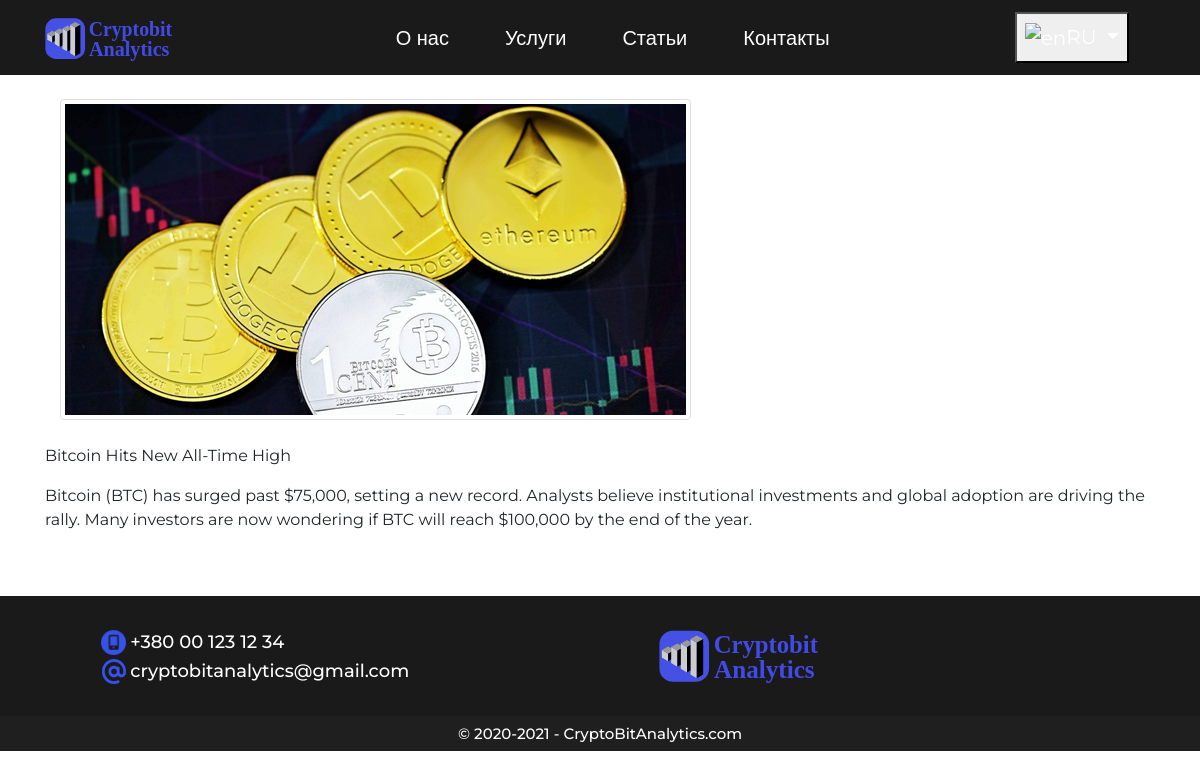
The app's page /website_files/php/RU/includes/single.php?id=1 with its own data.
### tables this page shows
CREATE TABLE `articles` (
  `id` int NOT NULL AUTO_INCREMENT PRIMARY KEY,
  `title` varchar(255) NOT NULL,
  `text` text NOT NULL,
  `image` varchar(255) DEFAULT NULL,
  `date` timestamp NULL DEFAULT CURRENT_TIMESTAMP
);

### website_files/php/RU/includes/db.php (called while the page is built, shortened)
<?php
$dbhost = 'localhost';
$dbname = 'cryptobitanalytics';
$username = 'vale3k';
$password = 'R4n&&P4ss!';
try {
	$db = new PDO("mysql:host=$dbhost; port=3306; dbname=$dbname; charset=utf8", $username, $password,
	[PDO::ATTR_ERRMODE=>PDO::ERRMODE_EXCEPTION]);
} catch (PDOException $e) {
	echo 'Невозможно установить соединение с базой данных' . $e->getMessage();
}
function getArticleById($id) {
	global $db;
	$articles = $db->query("SELECT * FROM articles WHERE `id`=$id;");
	foreach ($articles as $article) {
		return $article;
	}
}
?>

### website_files/php/RU/includes/single.php (the view, shortened to what this page needs)
<?php
require_once($_SERVER['DOCUMENT_ROOT']."/website_files/php/RU/includes/head_and_nav.php");
require($_SERVER['DOCUMENT_ROOT']."/website_files/php/RU/includes/db.php");
$article = getArticleById($_GET['id']);
?>
<link rel="stylesheet" type="text/css" href="http://cryptobitanalytics/website_files/php/RU/includes/single.css">
<section class="Single">
    <div class="container">
        <br>
        <div class="image col-12">
            <img src= <?php echo $article["image"]; ?> class="img-thumbnail">
        </div>
        <br>
        <p class="single-title"><?php echo $article["title"]; ?></p>
        <p class="single-content"><?php echo $article["text"]; ?></p>
    </div>
</section>
<br>
<br>
<?php require($_SERVER['DOCUMENT_ROOT']."/website_files/php/RU/includes/footer.php"); ?>

### website_files/php/RU/includes/head_and_nav.php (shortened to what this page needs)
<!DOCTYPE html>
<html>
<head>
	<link rel="stylesheet" type="text/css" href="website_files/styles/style.css">
	<link rel="stylesheet" href="https://stackpath.bootstrapcdn.com/bootstrap/4.3.1/css/bootstrap.min.css"
>
</head>
<body>
	<header class="sticky-top">
		<nav class="navbar sticky-top navbar-expand-lg navbar-gray-dark bg-gray-dark">
			<a class="navbar-brand " href="index.php">
				<img class="nav-brand" src="svg_images/main_logo.svg" alt="main_logo">
			</a>
			<div class="collapse navbar-collapse mx-auto" id="navbar1">
				<div class="nav-links mx-auto">
					<ul class="navbar-nav">
						<li class="nav-item"><a class="nav-link" href="website_files/php/RU/aboutUs.php">О нас</a></li>
						<li class="nav-item"><a class="nav-link" href="website_files/php/RU/services.php">Услуги</a>
						</li>
						<li class="nav-item"><a class="nav-link" href="website_files/php/RU/articles.php">Статьи</a>
						</li>
						<li class="nav-item"><a class="nav-link" href="website_files/php/RU/contacts.php">Контакты</a>
						</li>
					</ul>
				</div>
				<ul class="navbar-nav" id="dropdown">
					<li class="nav-item dropdown">
						<button class="nav-link dropdown-toggle" id="navbarDropdownMenuLink"
							onKeyDown="if(event.key === 'Enter') this.click();" data-toggle="dropdown"
							aria-haspopup="true" aria-expanded="false">
							<img width="30" height="20" alt="en" src="svg_images/Russia.svg">RU</a>
					</li>
				</ul>
			</div>
		</nav>
	</header>

### website_files/php/RU/includes/footer.php (shortened to what this page needs)
<footer class="footer">
	<div class="container my-auto">
		<div class="footer-menu">
			<div class="footer-brand" id="footerImage">
				<img class="footer-image" src="svg_images/main_logo.svg" alt="main_logo">
			</div>
		</div>
		<p class="footer-text">
			<img class="icon" width="25px" height="25px" style="margin-bottom: 3px;" src="jpg_png_images/phone2.png"
				alt="phone">
			+380 00 123 12 34
			<br>
			<img class="icon" src="jpg_png_images/email3.png" alt="email">
			cryptobitanalytics@gmail.com
		</p>
	</div>
</footer>
<div class="copyright">
	<div class="scrolling-text">
		© 2020-2021 - CryptoBitAnalytics.com
	</div>
</div>
</body>

### website_files/styles/style.css (style rules this page uses)
* { margin: 0; padding: 0; box-sizing: border-box; font-family: "Montserrat", sans-serif; }
html { user-select: none; -webkit-text-size-adjust: 100%; -webkit-font-smoothing: antialiased; }
body { -webkit-background-size: cover; -moz-background-size: cover; -o-background-size: cover; background-size: cover; background-repeat: no-repeat; }
header .nav-brand { width: 120%; height: 54px; }
header .navbar-brand { padding-bottom: 0px; }
header .navbar { background: #1a1a1a !important; font-size: 20px; font-weight: 500; }
header .dropdown { margin-right: 55px; }
header .nav-link { color: white; margin-left: 40px; }
.footer { color: #fff; background: #1a1a1a; height: 120px; width: 100%; }
.footer-brand { position: absolute; margin-left: 50%; }
.footer-image { width: 223px; height: 135px; padding-bottom: 5%; }
.footer-text { padding-top: 3%; padding-left: 5%; font-size: 18px; font-weight: 500; text-align: left; user-select: text !important; }
.copyright { position: relative; height: 35px; width: 100%; background: #1f1f1f; font-weight: 500; font-size: 15px; text-align: center; color: #fff; padding: 7px; }

### records on screen
articles: image (picture), title "Bitcoin Hits New All-Time High", text "Bitcoin (BTC) has surged past $75,000, setting a new record. Analysts believe institutional investments and global adoption are driving the rally. Many investors are now wondering if BTC will reach $100,000 by the end of the year."
